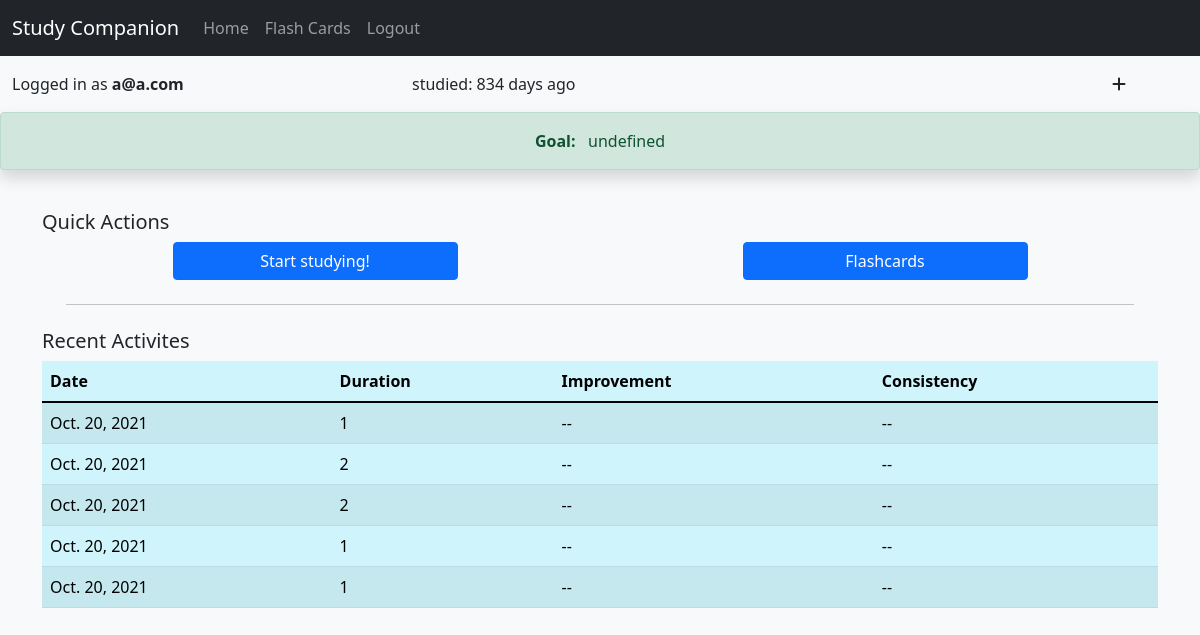
The page / (signed in) on the database its author committed.
### studycom/models.py (models this page shows)
class User(AbstractUser):
    pass

class Activities(models.Model):
    user = models.ForeignKey(User, on_delete=models.CASCADE,related_name='activities')
    date = models.DateField(auto_now_add=True)
    duration = models.IntegerField()

### studycom/views.py (the view, shortened to what this page needs)
# urls.py: path('', views.index, name='index'),
@csrf_exempt
@login_required(login_url='/login')
def index(request):
    if request.method == 'GET':
        user = User.objects.get(username=request.user)
        dateLast = user.activities.last()
        last_studied = '-'
        if dateLast is not None:
            dateLast = dateLast.date
            dateToday = datetime.date.today()
            last_studied = ((dateToday - dateLast).days)
        return render(request, 'studycom/index.html',{
            'last_studied': last_studied,
            'history': Activities.objects.filter(user = user).order_by('-date')[:5]
        })

### studycom/templates/studycom/index.html (shortened to what this page needs)
{% extends 'studycom/layout.html'%}
{% load static %}
{% block navbrand%}
Study Companion
{% endblock %}
{% block body %}
<div class="container-fluid">
    <div class="row justify-content-between">
        <div class="col-5 col-lg-4">
            {% if user.is_authenticated %}
            Logged in as <span class="font-weight-bold"><b>{{request.user}}</b></span>
            {% endif %}
        </div>
        <div class="col-6 col-lg-7">
            studied: {{last_studied}} days ago
        </div>
        <div class="col-1">
            <i class="fas fa-plus"></i>
        </div>
    </div>
    <div class="row mt-3">
        <div class="shadow alert alert-success text-center" role="alert">
            <b>
                Goal: &nbsp;
            </b>
            <span id="goal">
            </span>
        </div>
    </div>
</div>
<div class="container">
    <h5 class=" mt-4">Quick Actions</h5>
    <div class="row justify-content-around">
        <button type="button" class="col-4 col-lg-3 btn btn-primary" id="startstudy" data-bs-toggle="modal"
            data-bs-target="#startStudyModalReminder">
            Start studying!
        </button>
        <button class="col-4 col-lg-3 btn btn-primary" id="flashcard">Flashcards</button>
    </div>
    <hr class="m-4">
    <h5 class="mt-4">Recent Activites</h5>
    <table class="table table-info table-striped table-hover">
        <thead>
            <tr>
                <th scope="col">Date</th>
                <th scope="col">Duration</th>
                <th scope="col">Improvement</th>
                <th scope="col">Consistency</th>
            </tr>
        </thead>
        <tbody>
            {% for i in history %}
            <tr>
                <td>{{i.date}}</td>
                <td>{{i.duration}}</td>
                <td>--</td>
                <td>--</td>
            </tr>
            {% endfor %}
        </tbody>
    </table>
</div>
{% endblock %}

### studycom/templates/studycom/layout.html (shortened to what this page needs)
{% load static %}
<!DOCTYPE html>
<html lang="en">
<head>
    <link href="https://cdn.jsdelivr.net/npm/bootstrap@5.1.1/dist/css/bootstrap.min.css" rel="stylesheet"
 />
    <link rel="stylesheet" href="{% static 'studycom/styles.css' %}" />
</head>
<body class="bg-light">
    <nav class="mb-3 navbar navbar-expand-lg navbar-dark bg-dark">
        <div class="container-fluid">
            <a class="navbar-brand" href="#">{% block navbrand%}{% endblock %}</a>
            <div class="collapse navbar-collapse" id="navbarNavAltMarkup">
                <div class="navbar-nav">
                    <a class="nav-link" href="{% url 'index' %}">Home</a>
                    <a class="nav-link" href="{% url 'flashcards'%}">Flash Cards</a>
                    {% if user.is_authenticated %}
                    <a class="nav-link" href="{% url 'logout' %}">Logout</a>
                    {% else %}
                    <a class="nav-link" href="{% url 'login' %}">Login</a>
                    <a class="nav-link" href="{% url 'register' %}">Register</a>
                    {% endif %}
                </div>
            </div>
        </div>
    </nav>
    {% block body %}{% endblock %}
</body>
</html>

### rows shown on the page
User: user "a@a.com"
Activities: date "Oct. 20, 2021", duration "1"
Activities: date "Oct. 20, 2021", duration "2"
Activities: date "Oct. 20, 2021", duration "2"
Activities: date "Oct. 20, 2021", duration "1"
Activities: date "Oct. 20, 2021", duration "1"

### other values the page prints
{{ last_studied }} "834"
